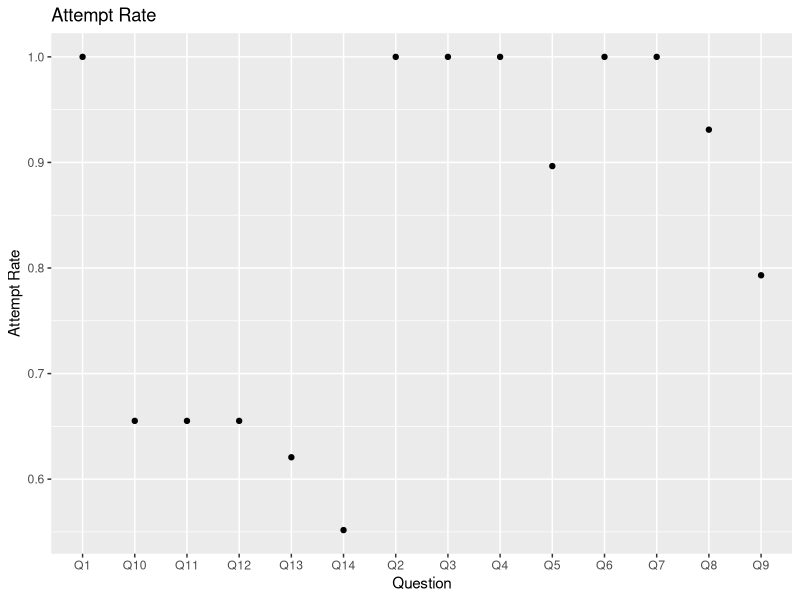

The R script that drew this image:
## ---- chunk 1
D1 <- read.csv("formative1-results-DI.csv")

library(dplyr)
library(ggplot2)
D2 <- dplyr::select(D1,starts_with("Q"))


## ---- chunk 2
Q1<-length(which(D2$Q1 != "Did not answer")) 
Q2<-length(which(D2$Q2 != "Did not answer")) 
Q3<-length(which(D2$Q3 != "Did not answer")) 
Q4<-length(which(D2$Q4 != "Did not answer")) 
Q5<-length(which(D2$Q5 != "Did not answer")) 
Q6<-length(which(D2$Q6 != "Did not answer")) 
Q7<-length(which(D2$Q7 != "Did not answer")) 
Q8<-length(which(D2$Q8 != "Did not answer")) 
Q9<-length(which(D2$Q9 != "Did not answer")) 
Q10<-length(which(D2$Q10 != "Did not answer")) 
Q11<-length(which(D2$Q11 != "Did not answer")) 
Q12<-length(which(D2$Q12 != "Did not answer")) 
Q13<-length(which(D2$Q13 != "Did not answer")) 
Q14<-length(which(D2$Q14 != "Did not answer")) 

## ---- chunk 3
D3<- c(Q1, Q2, Q3, Q4, Q5, Q6, Q7, Q8,Q9, Q10, Q11, Q12, Q13,Q14)
D3<-as.data.frame(D3)
names(D3)<-c("num")
D3$attempt_rate<-D3$num/29
D3$questions<-c('Q1', 'Q2', 'Q3', 'Q4', 'Q5', 'Q6', 'Q7', 'Q8','Q9', 'Q10', 'Q11', 'Q12', 'Q13','Q14')
## ---- chunk 4
D3_questions <- table(D3$questions)
questions_levels <- names(D3_questions)[order(D3_questions)]
D3$questions<- factor(D3$questions, levels =questions_levels)
ggplot(D3, aes(x=D3$questions, y=D3$attempt_rate), group=1)+
  geom_line()+
   geom_point()+
  labs(x = "Question", y = "Attempt Rate", 
       title = "Attempt Rate")


